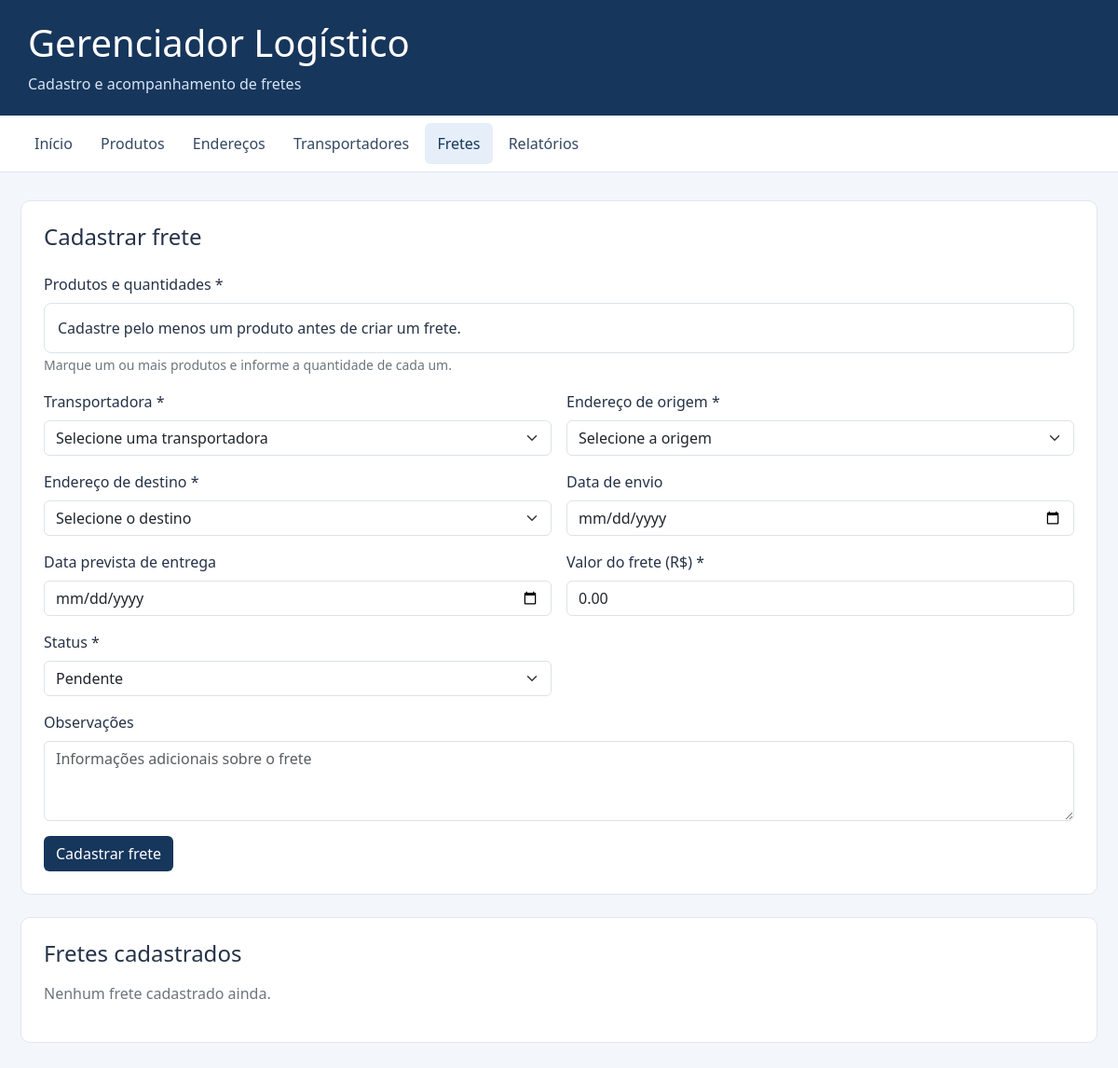
/fretes.php, run on an earlier commit of the app's database.
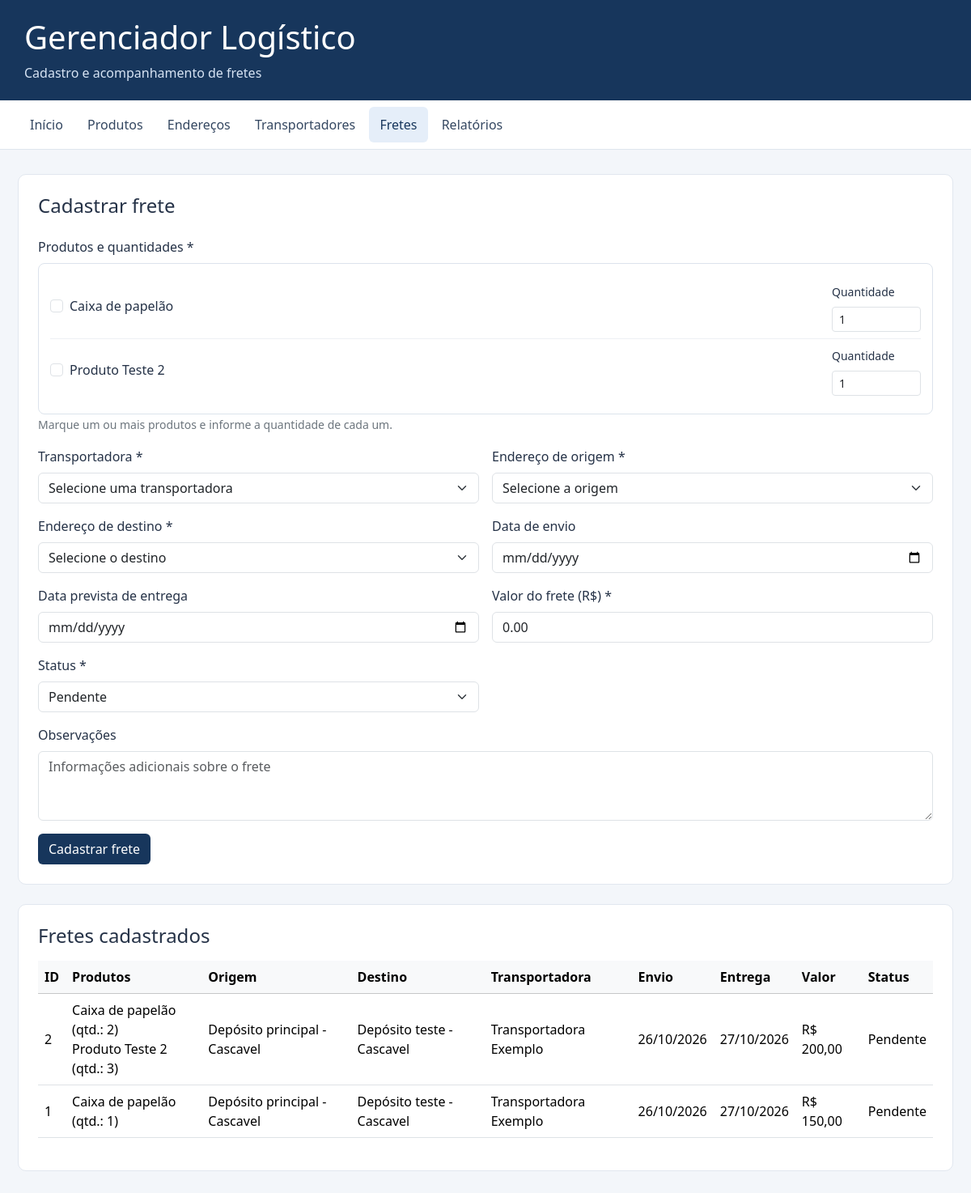
And on a later commit of the database.
### tables this page shows
CREATE TABLE `produtos` (
  `id` int(11) NOT NULL,
  `nome` varchar(150) NOT NULL,
  `descricao` text DEFAULT NULL,
  `peso` decimal(10,2) DEFAULT NULL,
  `comprimento` decimal(10,2) DEFAULT NULL,
  `largura` decimal(10,2) DEFAULT NULL,
  `altura` decimal(10,2) DEFAULT NULL,
  `criado_em` timestamp NULL DEFAULT current_timestamp()
);

CREATE TABLE `fretes` (
  `id` int(11) NOT NULL,
  `produto_id` int(11) NOT NULL,
  `origem_id` int(11) NOT NULL,
  `destino_id` int(11) NOT NULL,
  `transportador_id` int(11) NOT NULL,
  `data_envio` date DEFAULT NULL,
  `data_entrega` date DEFAULT NULL,
  `valor` decimal(10,2) NOT NULL DEFAULT 0.00,
  `status` enum('Pendente','Em trânsito','Entregue','Cancelado') NOT NULL DEFAULT 'Pendente',
  `observacoes` text DEFAULT NULL,
  `criado_em` timestamp NULL DEFAULT current_timestamp()
);

CREATE TABLE `enderecos` (
  `id` int(11) NOT NULL,
  `nome` varchar(150) NOT NULL,
  `cep` varchar(10) DEFAULT NULL,
  `estado` char(2) DEFAULT NULL,
  `cidade` varchar(100) NOT NULL,
  `bairro` varchar(100) DEFAULT NULL,
  `rua` varchar(150) DEFAULT NULL,
  `numero` varchar(20) DEFAULT NULL,
  `complemento` varchar(100) DEFAULT NULL,
  `criado_em` timestamp NULL DEFAULT current_timestamp()
);

CREATE TABLE `transportadores` (
  `id` int(11) NOT NULL,
  `nome` varchar(150) NOT NULL,
  `cnpj` varchar(18) DEFAULT NULL,
  `telefone` varchar(20) DEFAULT NULL,
  `email` varchar(150) DEFAULT NULL,
  `criado_em` timestamp NULL DEFAULT current_timestamp()
);

### fretes.php (the view, shortened to what this page needs)
<?php
require_once "conexao.php";
function escaparFrete($valor) {
    return htmlspecialchars((string)($valor ?? ""), ENT_QUOTES, "UTF-8");
}
$produtos = $conexao->query(
    "SELECT id, nome FROM produtos ORDER BY nome"
)->fetchAll(PDO::FETCH_ASSOC);
$sqlFretes = "SELECT
                f.*,
                o.nome AS origem_nome,
                o.cidade AS origem_cidade,
                d.nome AS destino_nome,
                d.cidade AS destino_cidade,
                t.nome AS transportador_nome
              FROM fretes f
              INNER JOIN enderecos o ON f.origem_id = o.id
              INNER JOIN enderecos d ON f.destino_id = d.id
              INNER JOIN transportadores t ON f.transportador_id = t.id
              ORDER BY f.id DESC";
$fretes = $conexao->query($sqlFretes)->fetchAll(PDO::FETCH_ASSOC);
$produtosPorFrete = [];
$sqlItens = "SELECT fp.frete_id, p.nome, fp.quantidade
             FROM frete_produtos fp
             INNER JOIN produtos p ON p.id = fp.produto_id
             ORDER BY p.nome";
$itens = $conexao->query($sqlItens)->fetchAll(PDO::FETCH_ASSOC);
foreach ($itens as $item) {
    $produtosPorFrete[$item["frete_id"]][] =
        $item["nome"] . " (qtd.: " . $item["quantidade"] . ")";
}
?>
<!DOCTYPE html>
<html lang="pt-BR">
<head>
<link href="https://cdn.jsdelivr.net/npm/bootstrap@5.3.3/dist/css/bootstrap.min.css" rel="stylesheet">
</head>
<body>
<header>
    <h1>Gerenciador Logístico</h1>
    <p>Cadastro e acompanhamento de fretes</p>
</header>
<nav class="px-4 py-2">
    <a href="index.php">Início</a>
    <a href="produtos.php">Produtos</a>
    <a href="enderecos.php">Endereços</a>
    <a href="transportadores.php">Transportadores</a>
    <a href="fretes.php" class="ativo">Fretes</a>
    <a href="relatorios.php">Relatórios</a>
</nav>
<main>
<section class="painel">
    <h2 class="h4 mb-4">Cadastrar frete</h2>
    <form method="POST" action="fretes.php">
        <div class="row g-3">
            <div class="col-12">
                <label class="form-label">Produtos e quantidades *</label>
                <div class="lista-produtos">
                    <?php if (!$produtos): ?>
                        <p class="mb-0">Cadastre pelo menos um produto antes de criar um frete.</p>
                    <?php else: ?>
                        <?php foreach ($produtos as $produto): ?>
                            <div class="item-produto">
                                <div class="form-check">
                                    <input class="form-check-input produto-check"
                                           type="checkbox"
                                           name="produtos[]"
                                           value="<?= (int)$produto["id"] ?>"
                                           id="produto_<?= (int)$produto["id"] ?>">
                                    <label class="form-check-label"
                                           for="produto_<?= (int)$produto["id"] ?>">
                                        <?= escaparFrete($produto["nome"]) ?>
                                    </label>
                                </div>
                                <div>
                                    <label class="form-label small"
                                           for="qtd_<?= (int)$produto["id"] ?>">Quantidade</label>
                                    <input class="form-control form-control-sm"
                                           type="number"
                                           name="quantidades[<?= (int)$produto["id"] ?>]"
                                           id="qtd_<?= (int)$produto["id"] ?>"
                                           value="1" min="1" step="1">
                                </div>
                            </div>
                        <?php endforeach; ?>
                    <?php endif; ?>
                </div>
                <small class="text-secondary">Marque um ou mais produtos e informe a quantidade de cada um.</small>
            </div>
            <div class="col-md-6">
                <label for="transportador_id" class="form-label">Transportadora *</label>
                <select class="form-select" id="transportador_id" name="transportador_id" required>
                    <option value="">Selecione uma transportadora</option>
                </select>
            </div>
            <div class="col-md-6">
                <label for="origem_id" class="form-label">Endereço de origem *</label>
                <select class="form-select" id="origem_id" name="origem_id" required>
                    <option value="">Selecione a origem</option>
                </select>
            </div>
            <div class="col-md-6">
                <label for="destino_id" class="form-label">Endereço de destino *</label>
                <select class="form-select" id="destino_id" name="destino_id" required>
                    <option value="">Selecione o destino</option>
                </select>
            </div>
            <div class="col-md-6">
                <label for="data_envio" class="form-label">Data de envio</label>
                <input class="form-control" type="date" id="data_envio" name="data_envio">
            </div>
            <div class="col-md-6">
                <label for="data_entrega" class="form-label">Data prevista de entrega</label>
                <input class="form-control" type="date" id="data_entrega" name="data_entrega">
            </div>
            <div class="col-md-6">
                <label for="valor" class="form-label">Valor do frete (R$) *</label>
                <input class="form-control" type="number" id="valor" name="valor"
                       min="0" step="0.01" value="0.00" required>
            </div>
            <div class="col-md-6">
                <label for="status" class="form-label">Status *</label>
                <select class="form-select" id="status" name="status" required>
                    <option value="Pendente">Pendente</option>
                </select>
            </div>
            <div class="col-12">
                <label for="observacoes" class="form-label">Observações</label>
                <textarea class="form-control" id="observacoes" name="observacoes"
                          rows="3" placeholder="Informações adicionais sobre o frete"></textarea>
            </div>
            <div class="col-12">
                <button class="btn btn-principal" type="submit">Cadastrar frete</button>
            </div>
        </div>
    </form>
</section>
<section class="painel">
    <h2 class="h4 mb-3">Fretes cadastrados</h2>
    <?php if (count($fretes) === 0): ?>
        <p class="text-secondary">Nenhum frete cadastrado ainda.</p>
    <?php else: ?>
        <div class="table-responsive">
            <table class="table table-hover align-middle">
                <thead class="table-light">
                    <tr>
                        <th>ID</th>
                        <th>Produtos</th>
                        <th>Origem</th>
                        <th>Destino</th>
                        <th>Transportadora</th>
                        <th>Envio</th>
                        <th>Entrega</th>
                        <th>Valor</th>
                        <th>Status</th>
                    </tr>
                </thead>
                <tbody>
                    <?php foreach ($fretes as $frete): ?>
                        <tr>
                            <td><?= (int)$frete["id"] ?></td>
                            <td>
                                <?php foreach (($produtosPorFrete[$frete["id"]] ?? []) as $nomeProduto): ?>
                                    <div><?= escaparFrete($nomeProduto) ?></div>
                                <?php endforeach; ?>
                            </td>
                            <td><?= escaparFrete($frete["origem_nome"] . " - " . $frete["origem_cidade"]) ?></td>
                            <td><?= escaparFrete($frete["destino_nome"] . " - " . $frete["destino_cidade"]) ?></td>
                            <td><?= escaparFrete($frete["transportador_nome"]) ?></td>
                            <td><?= $frete["data_envio"] ? date("d/m/Y", strtotime($frete["data_envio"])) : "—" ?></td>
                            <td><?= $frete["data_entrega"] ? date("d/m/Y", strtotime($frete["data_entrega"])) : "—" ?></td>
                            <td>R$ <?= number_format((float)$frete["valor"], 2, ",", ".") ?></td>
                            <td><?= escaparFrete($frete["status"]) ?></td>
                        </tr>
                    <?php endforeach; ?>
                </tbody>
            </table>
        </div>
    <?php endif; ?>
</section>
</main>
</body>
</html>

### fretes.php (style rules this page uses)
body { background: #f3f6fa; color: #253247; }
header { background: #17365c; color: white; padding: 22px 30px; }
header p { color: #d7e4f4; margin-bottom: 0; }
nav { background: white; border-bottom: 1px solid #dfe5ed; }
nav a { color: #344761; text-decoration: none; padding: 10px 13px; display: inline-block; border-radius: 6px; }
nav a:hover, nav a.ativo { background: #e5eef9; color: #17365c; }
main { max-width: 1200px; margin: 30px auto; padding: 0 22px; }
.painel { background: white; border: 1px solid #e1e7ef; border-radius: 10px; padding: 24px; margin-bottom: 24px; }
.btn-principal { background: #17365c; color: white; }
.lista-produtos { border: 1px solid #dce3ec; border-radius: 8px; padding: 14px; }
.item-produto { display: grid; grid-template-columns: 1fr 110px; gap: 12px; align-items: center; padding: 8px 0; border-bottom: 1px solid #edf0f4; }
.item-produto:last-child { border-bottom: 0; }

What changed in the data, as far as the page shows it:
added produtos: nome "Caixa de papelão", id "1"
added produtos: nome "Produto Teste 2"
added fretes: id "2", id "Caixa de papelão (qtd.: 2)", id "Produto Teste 2 (qtd.: 3)", origem.cidade "Depósito principal - Cascavel", destino.cidade "Depósito teste - Cascavel", transportador.nome "Transportadora Exemplo", data_envio "26/10/2026", data_entrega "27/10/2026", valor "200,00", status "Pendente", shown under "Fretes cadastrados"
added fretes: id "1", id "Caixa de papelão (qtd.: 1)", origem.cidade "Depósito principal - Cascavel", destino.cidade "Depósito teste - Cascavel", transportador.nome "Transportadora Exemplo", data_envio "26/10/2026", data_entrega "27/10/2026", valor "150,00", status "Pendente"
Also different on the page:
text no longer shown: "Cadastre pelo menos um produto antes de criar um frete. Nenhum frete cadastrado ainda."
text now shown: "ID Produtos Origem Destino Transportadora Envio Entrega Valor Status"
